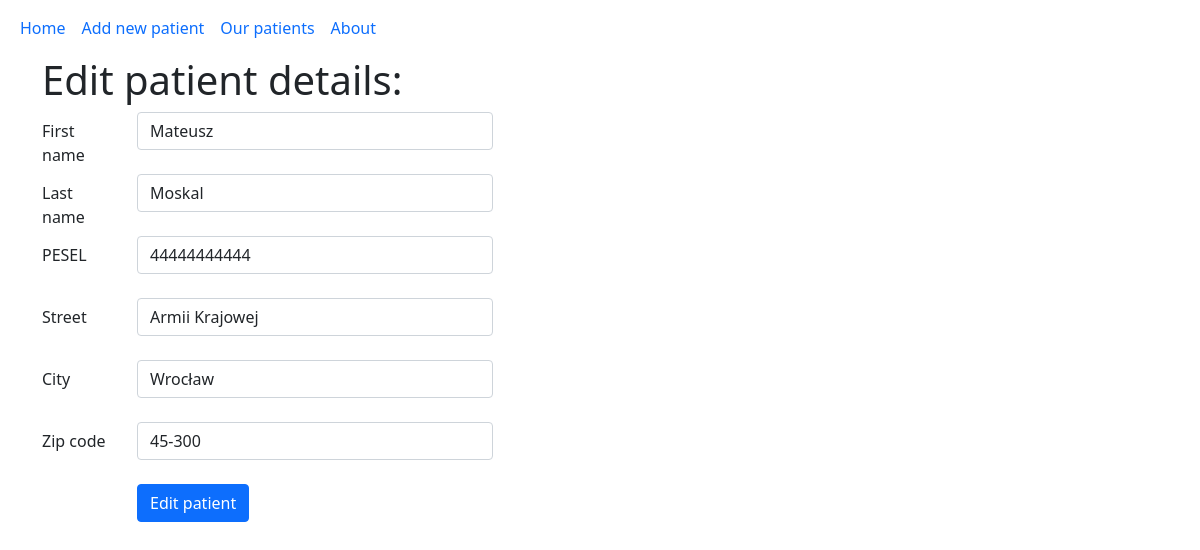
The app's page /edit_patient/21 with its own data.
### tables this page shows
CREATE TABLE Patients (
    id INTEGER PRIMARY KEY AUTOINCREMENT,
    first_name VARCHAR(255),
    last_name VARCHAR(255),
    PESEL VARCHAR(11),
    street VARCHAR(255),
    city VARCHAR(255),
    zip_code VARCHAR(10)
);

### app.py (the view, shortened to what this page needs)
@app.route('/edit_patient/<int:patient_id>', methods=['GET', 'POST'])
def edit_patient(patient_id):
    Clinic = Medical_clinic()
    Clinic.load_patients_from_db()
    db = get_db()
    if request.method == "GET":
        sql_statement = 'SELECT * FROM Patients WHERE id=?;'
        cur = db.execute(sql_statement, [patient_id])
        patient = cur.fetchone()
        if patient is None:
            flash('No such patient!')
            return redirect(url_for('our_patients'))
        else:
            return render_template("edit_patient.html", patient=patient, Clinic=Clinic, active_menu='new_patient')

### app.py (called while the page is built, shortened)
def get_db():
    if not hasattr(g, 'sqlite_db'):
        conn = sqlite3.connect(app_info['db_file'])
        conn.row_factory = sqlite3.Row
        g.sqlite_db = conn
    return g.sqlite_db

    def load_patients_from_db(self):
        db = get_db()
        cur = db.execute('SELECT * FROM Patients')
        rows = cur.fetchall()
        for row in rows:
            patient = Patient(row['id'], row['first_name'], row['last_name'],
                              row['PESEL'], row['street'], row['city'], row['zip_code'])
            self.patients.append(patient)

### templates/edit_patient.html
{% extends "base.html" %}
{% block content %}
<div class="container">
    <div class="row justify-content-start">
        <div class="col-10 h1">Edit patient details:</div>
    </div>
    <form id="exchange_form" action="{{ url_for('edit_patient', patient_id=patient.id) }}" method="POST">
        <div class="row justify-content-start">
            <div class="col-1 col-form-label"><label for="first_name">First name</label></div>
            <div class="col-4">
                <input type="text" id="first_name" name="first_name" value="{{ patient.first_name }}"
                    class="form-control"><br>
            </div>
        </div>
        <div class="row justify-content-start">
            <div class="col-1 col-form-label"><label for="last_name">Last name</label></div>
            <div class="col-4">
                <input type="text" id="last_name" name="last_name" value="{{ patient.last_name }}"
                    class="form-control"><br>
            </div>
        </div>
        <div class="row justify-content-start">
            <div class="col-1 col-form-label"><label for="PESEL">PESEL</label></div>
            <div class="col-4">
                <input type="text" id="PESEL" name="PESEL" value="{{ patient.PESEL }}" class="form-control"><br>
            </div>
        </div>
        <div class="row justify-content-start">
            <div class="col-1 col-form-label"><label for="street">Street</label></div>
            <div class="col-4">
                <input type="text" id="street" name="street" value="{{ patient.street }}" class="form-control"><br>
            </div>
        </div>
        <div class="row justify-content-start">
            <div class="col-1 col-form-label"><label for="city">City</label></div>
            <div class="col-4">
                <input type="text" id="city" name="city" value="{{ patient.city }}" class="form-control"><br>
            </div>
        </div>
        <div class="row justify-content-start">
            <div class="col-1 col-form-label"><label for="zip_code">Zip code</label></div>
            <div class="col-4">
                <input type="text" id="zip_code" name="zip_code" value="{{ patient.zip_code }}"
                    class="form-control"><br>
            </div>
        </div>
        <div class="row justify-content-start">
            <div class="col-1 col-form-label"></div>
            <div class="col-2">
                <button type="submit" class="btn btn-primary">Edit patient</button>
            </div>
        </div>
    </form>
</div>
{% endblock %}

### records on screen
Patients: first_name "Mateusz", last_name "Moskal", PESEL "44444444444", street "Armii Krajowej", city "Wrocław", zip_code "45-300"
